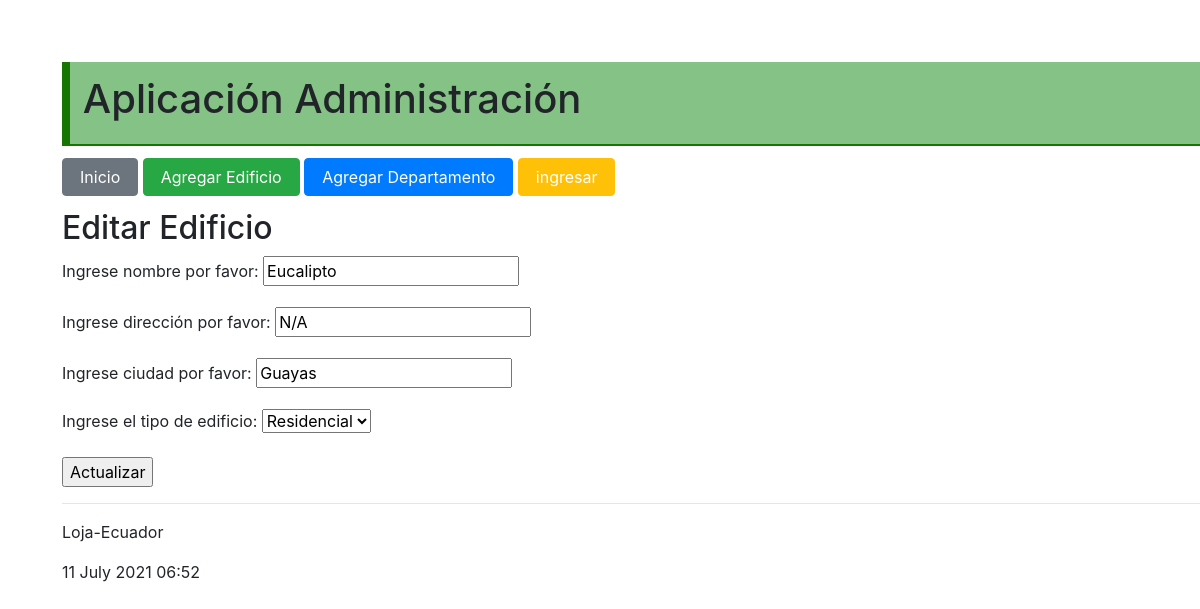
Page /editar_edificio/5 on the committed database.
### administrativo/models.py (models this page shows, shortened)
class Edificio(models.Model):
    tipo_edificio = (
        ('residencial', 'Residencial'),
        ('comercial', 'Comercial'),
        )
    nombre = models.CharField(max_length=30)
    direccion = models.CharField(max_length=50)
    ciudad = models.CharField(max_length=30)
    tipo = models.CharField("Tipo Edificio",max_length=30, \
            choices=tipo_edificio)

### administrativo/views.py (the view)
# urls.py: path('editar_edificio/<int:id>', views.editar_edificio,
def editar_edificio(request, id):
    estudiante = Edificio.objects.get(pk=id)
    if request.method=='POST':
        formulario = EdificioForm(request.POST, instance=estudiante)
        print(formulario.errors)
        if formulario.is_valid():
            formulario.save()
            return redirect(index)
    else:
        formulario = EdificioForm(instance=estudiante)
    diccionario = {'formulario': formulario}
    return render(request, 'editarEdificio.html', diccionario)

### administrativo/forms.py (shortened to what this page needs)
class EdificioForm(ModelForm):
    class Meta:
        model = Edificio
        fields = ['nombre', 'direccion', 'ciudad', 'tipo']
        labels = {
            'nombre': _('Ingrese nombre por favor'),
            'direccion': _('Ingrese dirección por favor'),
            'ciudad': _('Ingrese ciudad por favor'),
            'tipo': _('Ingrese el tipo de edificio'),
        }

### administrativo/templates/editarEdificio.html (shortened to what this page needs)
{% extends "master.html" %}
{% block content %}
<h2>Editar Edificio</h3>
<form action="" method="post">
  {{formulario.as_p}}
  <p><input type='submit' value='Actualizar'/></p>
</form>
<hr>
{% endblock %}

### administrativo/static/css/estilos.css (style rules this page uses)
body { background: #FEFEFD; padding: 30px; }

### rows in the picture
Edificio: nombre "Eucalipto", direccion "N/A", ciudad "Guayas", tipo "Residencial"
